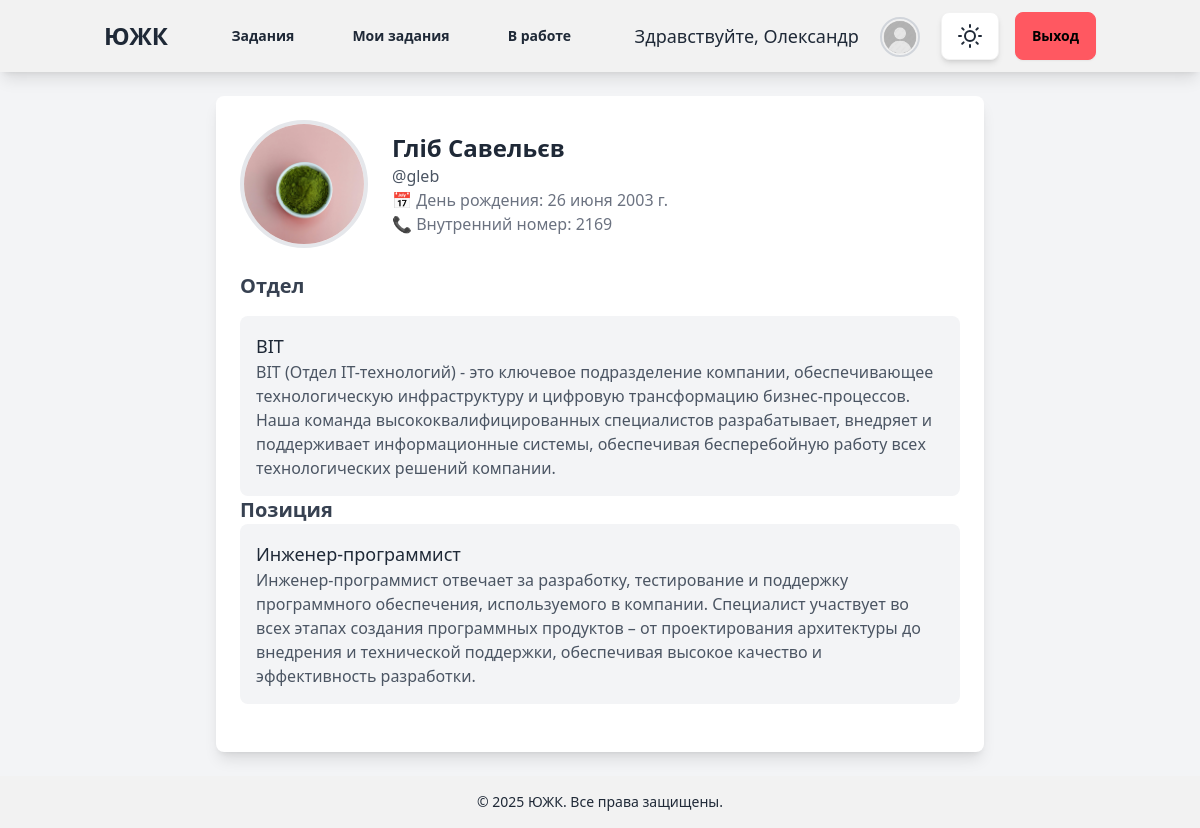
Screenshot of /account/profile/1/ (signed in) with the database file from the repository.
### account/models.py (models this page shows, shortened)
class CustomUser(AbstractUser):
    department = models.ForeignKey(Department, on_delete=models.SET_NULL, null=True, blank=True)
    position = models.ForeignKey(Position, on_delete=models.SET_NULL, null=True, blank=True, related_name="users")

class Profile(models.Model):
    user = models.OneToOneField(settings.AUTH_USER_MODEL, on_delete=models.CASCADE)
    date_of_birthday = models.DateField(blank=True, null=True)
    photo = models.ImageField(upload_to='users/%Y/%m/%d/', blank=True)
    number = models.CharField(max_length=10, blank=True, null=True)

class Department(models.Model):
    name = models.CharField(max_length=80)
    location = models.CharField(max_length=80)
    description = models.TextField()
    created_at = models.DateTimeField(auto_now_add=True)
    updated_at = models.DateTimeField(auto_now=True)

class Position(models.Model):
    title = models.CharField(max_length=255, unique=True)
    department = models.ForeignKey(Department, on_delete=models.CASCADE, related_name="positions")
    description = models.TextField(blank=True, null=True)
    created_at = models.DateTimeField(auto_now_add=True)
    updated_at = models.DateTimeField(auto_now=True)

### account/views.py (the view)
# urls.py: path('profile/<int:profile_id>/', views.different_user_profile, name='different_user_profile'),
def different_user_profile(request, profile_id):
    profile = get_object_or_404(Profile, user_id=profile_id)
    return render(request, 'account/user_profile.html', {'profile': profile})

### templates/account/user_profile.html (shortened to what this page needs)
{% extends "blog/base.html" %}
{% block content %}
<div class="container mx-auto p-6">
    <div class="max-w-3xl mx-auto bg-white shadow-lg rounded-lg p-6">
        <div class="flex items-center space-x-6">
            {% if profile.photo %}
                <img src="{{ profile.photo.url }}" alt="Profile Picture"
                     class="w-32 h-32 rounded-full border-4 border-primary object-cover">
            {% else %}
                <img src="/media/tickets/def.png" alt="Default Profile Picture"
                     class="w-32 h-32 rounded-full border-4 border-gray-300 object-cover">
            {% endif %}
            <div>
                <h2 class="text-2xl font-bold text-gray-800">{{ profile.user.get_full_name }}</h2>
                <p class="text-gray-600">@{{ profile.user.username }}</p>
                <p class="text-gray-500">📅 День рождения: {{ profile.date_of_birthday|default:"не указано" }}</p>
                <p class="text-gray-500">📞 Внутренний номер: {{ profile.number|default:"не указано" }}</p>
            </div>
        </div>
        <div class="mt-6">
            <h3 class="text-xl font-semibold text-gray-700">Отдел</h3>
            <div class="mt-4 p-4 bg-gray-100 rounded-lg">
                <p class="text-lg font-medium text-secondary">{{ profile.user.department.name|default:"не указано" }}</p>
                <p class="text-gray-600">{{ profile.user.department.description|default:"Описание отдела отсутствует." }}</p>
            </div>
            <h3 class="text-xl font-semibold text-gray-700">Позиция</h3>
            <div class="p-4 bg-gray-100 rounded-lg">
                <p class="text-lg font-medium text-primary">{{ profile.user.position.title|default:"не указано" }}</p>
                <p class="text-gray-600">{{ profile.user.position.description|default:"Описание должности отсутствует." }}</p>
            </div>
        </div>
    </div>
</div>
{% endblock %}

### templates/blog/base.html (shortened to what this page needs)
{% load static %}
{% load tailwind_tags %}
<!DOCTYPE html>
<html lang="ru">
<head>
    {% tailwind_css %}
    <script src="https://cdn.tailwindcss.com"></script>
</head>
<body class="bg-gray-100 theme-transition min-h-screen flex flex-col">
    <nav class="bg-base-200 shadow-lg sticky top-0 z-10">
        <div class="container mx-auto px-4 py-3 flex justify-between items-center">
            <a href="http://127.0.0.1:8000/ticket_list_created_by" class="text-2xl font-bold hover:text-primary transition-colors">ЮЖК</a>
            {% if request.user.is_authenticated %}
            <div class="hidden md:flex items-center space-x-6">
                <a href="{% url 'tickets:ticket_list' %}" class="btn btn-ghost hover:bg-base-300">Задания</a>
                <a href="{% url 'tickets:ticket_list_created_by' %}" class="btn btn-ghost hover:bg-base-300">Мои задания</a>
                <a href="{% url 'tickets:ticket_list_accepted_by' %}" class="btn btn-ghost hover:bg-base-300">В работе</a>
            </div>
            <div class="flex items-center space-x-4">
                <span class="text-lg hidden md:inline">Здравствуйте, {{ request.user.first_name|default:request.user.username }}</span>
                <a href="{% url 'account:user_profile' %}" class="btn btn-ghost p-1 hover:ring-2 hover:ring-primary rounded-full transition-all">
                    {% if request.user.profile.photo %}
                        <img src="{{ request.user.profile.photo.url }}" alt="Profile Picture"
                            class="w-10 h-10 rounded-full border-2 border-primary object-cover">
                    {% else %}
                        <img src="/media/tickets/def.png" alt="Default Profile Picture"
                            class="w-10 h-10 rounded-full border-2 border-gray-300 object-cover">
                    {% endif %}
                </a>
                <button id="theme-toggle-btn" class="btn btn-circle bg-base-100 hover:bg-base-300 shadow-md transition-all">
                </button>
                <form action="{% url 'account:logout' %}" method="post" class="inline">
                    <button type="submit" class="btn btn-error hover:btn-error-focus transition-colors">Выход</button>
                </form>
            </div>
            {% else %}
            <div>
                <a href="{% url 'account:login' %}" class="btn btn-primary hover:bg-primary-focus transition-colors">Вход</a>
            </div>
            {% endif %}
        </div>
    </nav>
    {% block content %}
    {% endblock %}
    <footer class="bg-base-200 p-4 text-center text-sm mt-auto">
        <div class="container mx-auto">
            <p>© 2025 ЮЖК. Все права защищены.</p>
        </div>
    </footer>
</body>
</html>

### templates/blog/base.html (style rules this page uses)
.theme-transition { transition: background-color 0.3s ease, color 0.3s ease, border-color 0.3s ease; }

### rows the page displays
CustomUser: user.first_name "Олександр"
Profile: photo (picture), user.get_full_name "Гліб Савельєв", user.username "gleb", date_of_birthday "26 июня 2003 г.", number "2169", user.department.name "ВІТ", user.department.description "ВІТ (Отдел IT-технологий) - это ключевое подразделение компании, обеспечивающее технологическую инфраструктуру и цифровую трансформацию бизнес-процессов. Наша команда высококвалифицированных специалистов разрабатывает, внедряет и поддерживает информационные системы, обеспечивая бесперебойную работу всех технологических решений компании.", user.position "Инженер-программист", user.position.description "Инженер-программист отвечает за разработку, тестирование и поддержку программного обеспечения, используемого в компании. Специалист участвует во всех этапах создания программных продуктов – от проектирования архитектуры до внедрения и технической поддержки, обеспечивая высокое качество и эффективность разработки."
